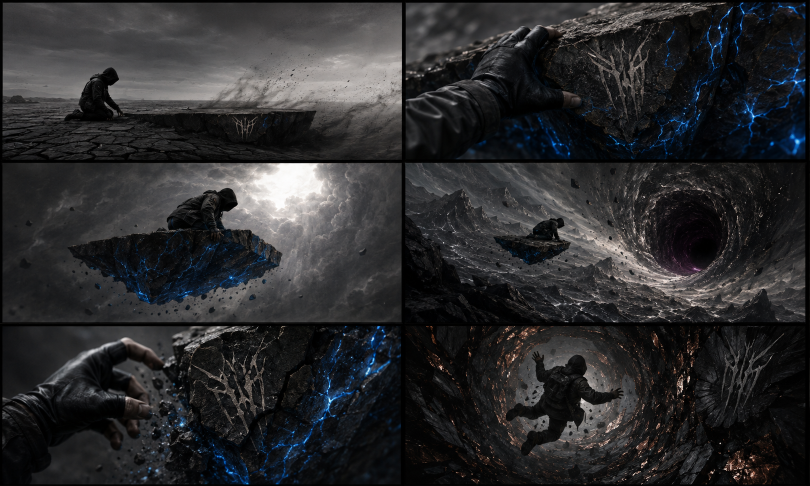
#> input picture prototypes/down-trigger-clip-preprod-v01/storyboard-revised-v01.png, 1619 x 972 px (shown at 1/2 size)
$ python build_preprod_animatic.py
#> lines starting #> are read from the running program, lines starting #| are printed output that depends on the picture
from pathlib import Path

from PIL import Image


ROOT = Path(__file__).parent
source = ROOT / "storyboard-revised-v01.png"
output = ROOT / "down-trigger-preprod-animatic-v01.gif"

image = Image.open(source).convert("RGB")
#> image is the input picture: PIL image 1619x972 RGB; mean R, G, B 43.6, 43.8, 45.5
width, height = image.size
#> width = 1619; height = 972
cell_w = width // 2
#> cell_w = 809
cell_h = height // 3
#> cell_h = 324

boxes = [
    (0, 0, cell_w - 3, cell_h - 3),
    (cell_w + 3, 0, width, cell_h - 3),
    (0, cell_h + 3, cell_w - 3, cell_h * 2 - 3),
    (cell_w + 3, cell_h + 3, width, cell_h * 2 - 3),
    (0, cell_h * 2 + 3, cell_w - 3, height),
    (cell_w + 3, cell_h * 2 + 3, width, height),
]

frames = [image.crop(box).resize((960, 540), Image.Resampling.LANCZOS) for box in boxes]
#> frames = 6 items
sequence = [0, 0, 1, 1, 2, 2, 3, 3, 4, 4, 5, 5, 4, 3, 2, 1]
animation = [frames[index] for index in sequence]
#> animation = 16 items
animation[0].save(
    output,
    save_all=True,
    append_images=animation[1:],
    duration=125,
    loop=0,
    optimize=False,
    disposal=2,
)
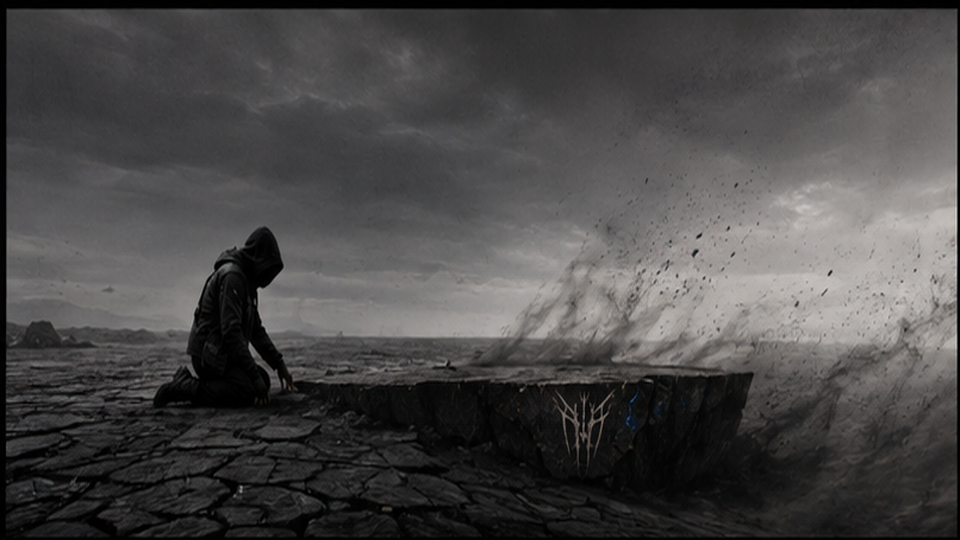
#> saved as down-trigger-preprod-animatic-v01.gif: PIL image 960x540 RGB; mean R, G, B 73.8, 72.2, 72.1
print(output)

$ run again, with prototypes/down-trigger-clip-preprod-v01/hand-release-base-row.png copied over prototypes/down-trigger-clip-preprod-v01/storyboard-revised-v01.png
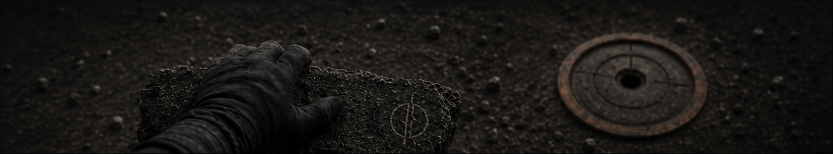
#> input picture prototypes/down-trigger-clip-preprod-v01/hand-release-base-row.png, 1666 x 308 px (shown at 1/2 size)
#> image is the input picture: PIL image 1666x308 RGB; mean R, G, B 25.5, 23.4, 21
#> frames = 6 items
#> animation = 16 items
#> `animation[0].save( output, save_all=True, append_images=animation[1:],..`:
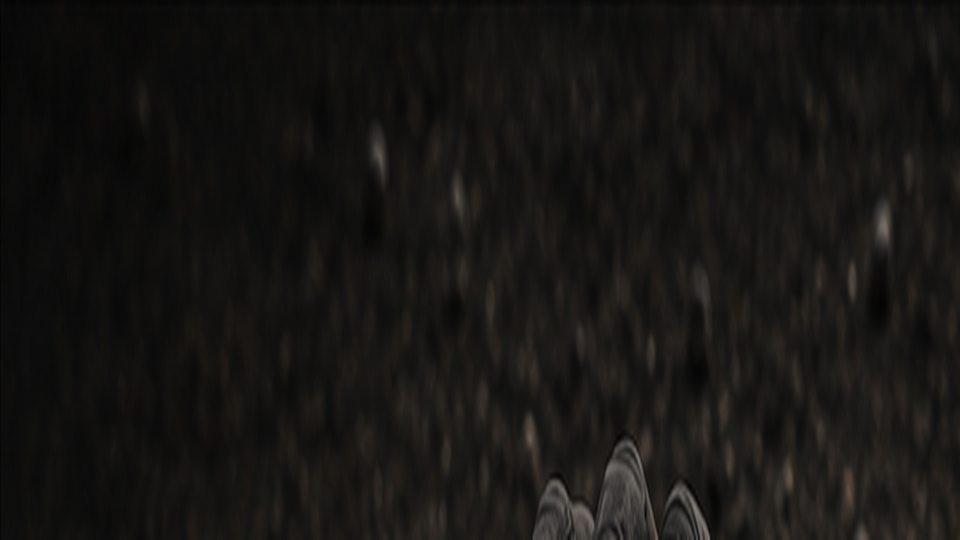
#> saved as down-trigger-preprod-animatic-v01.gif: PIL image 960x540 RGB; mean R, G, B 22.8, 21.3, 19.3

$ run again, with prototypes/down-trigger-clip-preprod-v01/hand-release-registered-v02-contact-sheet.png copied over prototypes/down-trigger-clip-preprod-v01/storyboard-revised-v01.png
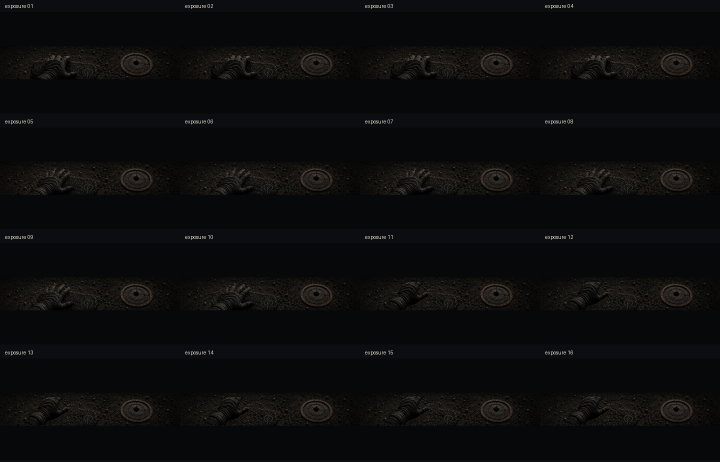
#> input picture prototypes/down-trigger-clip-preprod-v01/hand-release-registered-v02-contact-sheet.png, 1440 x 924 px (shown at 1/2 size)
#> image is the input picture: PIL image 1440x924 RGB; mean R, G, B 11.9, 11.9, 12.7
#> frames = 6 items
#> animation = 16 items
#> `animation[0].save( output, save_all=True, append_images=animation[1:],..`:
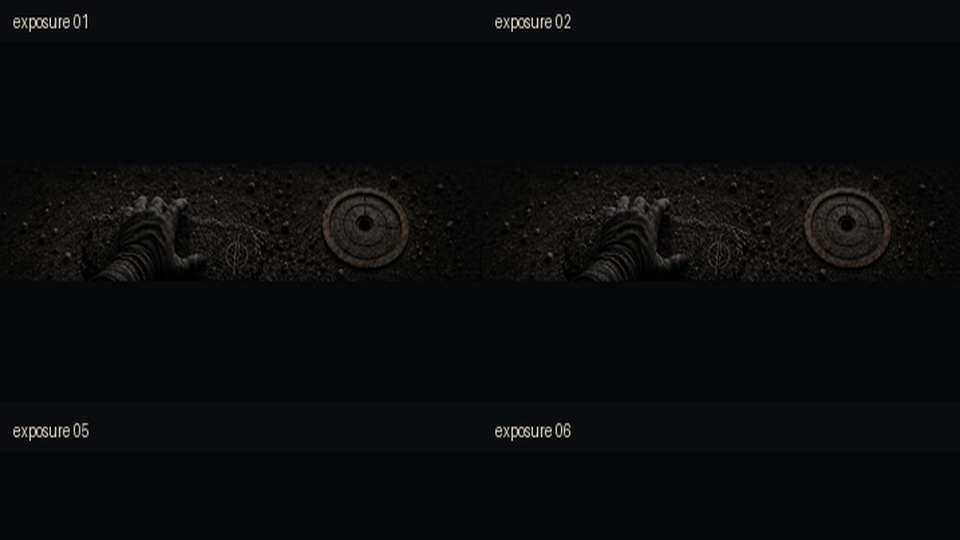
#> saved as down-trigger-preprod-animatic-v01.gif: PIL image 960x540 RGB; mean R, G, B 11.3, 11.6, 12.7

$ run again, with prototypes/down-trigger-clip-preprod-v01/hand-release-test-v01.png copied over prototypes/down-trigger-clip-preprod-v01/storyboard-revised-v01.png
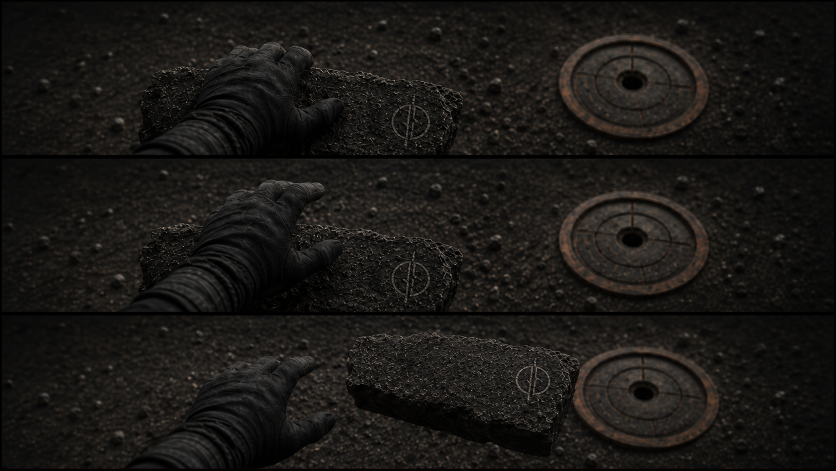
#> input picture prototypes/down-trigger-clip-preprod-v01/hand-release-test-v01.png, 1672 x 941 px (shown at 1/2 size)
#> image is the input picture: PIL image 1672x941 RGB; mean R, G, B 26, 23.9, 21.4
#> frames = 6 items
#> animation = 16 items
#> `animation[0].save( output, save_all=True, append_images=animation[1:],..`:
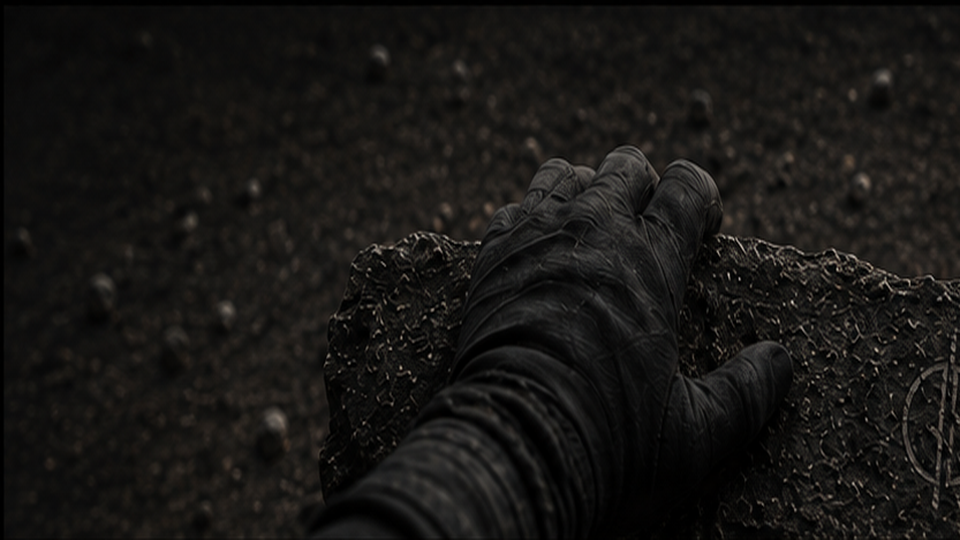
#> saved as down-trigger-preprod-animatic-v01.gif: PIL image 960x540 RGB; mean R, G, B 23.4, 22.1, 20.1
